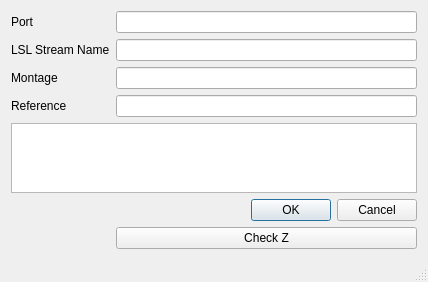
<?xml version="1.0" encoding="UTF-8"?>
<ui version="4.0">
 <class>MainWindow</class>
 <widget class="QMainWindow" name="MainWindow">
  <property name="geometry">
   <rect>
    <x>0</x>
    <y>0</y>
    <width>428</width>
    <height>270</height>
   </rect>
  </property>
  <property name="windowTitle">
   <string>DSI2LSL</string>
  </property>
  <widget class="QWidget" name="centralWidget">
   <layout class="QGridLayout" name="gridLayout">
    <item row="1" column="1">
     <widget class="QLabel" name="nameLabel">
      <property name="text">
       <string>LSL Stream Name</string>
      </property>
     </widget>
    </item>
    <item row="4" column="2">
     <widget class="QLineEdit" name="referenceLineEdit">
      <property name="toolTip">
       <string>&lt;html&gt;&lt;head/&gt;&lt;body&gt;&lt;p&gt;The name of sensor (or linear combination of sensors, without spaces) to be used as reference. Defaults to a &amp;quot;traditional&amp;quot; averaged-ears or averaged-mastoids reference if available, or the factory reference (typically Pz) if these sensors are not available.&lt;/p&gt;&lt;/body&gt;&lt;/html&gt;</string>
      </property>
     </widget>
    </item>
    <item row="0" column="2">
     <widget class="QLineEdit" name="portLineEdit">
      <property name="toolTip">
       <string>&lt;html&gt;&lt;head/&gt;&lt;body&gt;&lt;p&gt;Specifies the serial port address on which to connect (e.g. COM4 on Windows, /dev/cu.DSI24-023-BluetoothSeri on OSX, or /dev/rfcomm0 on Linux).&lt;/p&gt;&lt;/body&gt;&lt;/html&gt;</string>
      </property>
     </widget>
    </item>
    <item row="1" column="2">
     <widget class="QLineEdit" name="nameLineEdit">
      <property name="toolTip">
       <string>&lt;html&gt;&lt;head/&gt;&lt;body&gt;&lt;p&gt;Name of the LSL outlet that will be created to stream the samples received from the device.&lt;/p&gt;&lt;/body&gt;&lt;/html&gt;</string>
      </property>
     </widget>
    </item>
    <item row="2" column="1">
     <widget class="QLabel" name="montageLabel">
      <property name="text">
       <string>Montage</string>
      </property>
     </widget>
    </item>
    <item row="8" column="2">
     <widget class="QDialogButtonBox" name="buttonBox">
      <property name="toolTip">
       <string>&lt;html&gt;&lt;head/&gt;&lt;body&gt;&lt;p&gt;Start/Stop streaming.&lt;/p&gt;&lt;/body&gt;&lt;/html&gt;</string>
      </property>
      <property name="standardButtons">
       <set>QDialogButtonBox::Cancel|QDialogButtonBox::Ok</set>
      </property>
     </widget>
    </item>

    <item row="9" column="2">
     <widget class="QPushButton" name="buttonIMake">
      <property name="toolTip">
       <string>&lt;html&gt;&lt;head/&gt;&lt;body&gt;&lt;p&gt;Checks Impedance&lt;/p&gt;&lt;/body&gt;&lt;/html&gt;</string>
      </property>
      <property name="text">
       <string>Check Z</string>
      </property>
     </widget>
    </item>

    <item row="0" column="1">
     <widget class="QLabel" name="portLabel">
      <property name="text">
       <string>Port</string>
      </property>
     </widget>
    </item>
    <item row="2" column="2">
     <widget class="QLineEdit" name="montageLineEdit">
      <property name="toolTip">
       <string>&lt;html&gt;&lt;head/&gt;&lt;body&gt;&lt;p&gt;A list of channel specifications, comma-separated without spaces.&lt;/p&gt;&lt;/body&gt;&lt;/html&gt;</string>
      </property>
     </widget>
    </item>
    <item row="4" column="1">
     <widget class="QLabel" name="referenceLabel">
      <property name="text">
       <string>Reference</string>
      </property>
     </widget>
    </item>
    <item row="5" column="1" colspan="2">
     <widget class="QTextEdit" name="console">
      <property name="toolTip">
       <string>&lt;html&gt;&lt;head/&gt;&lt;body&gt;&lt;p&gt;Console output.&lt;/p&gt;&lt;/body&gt;&lt;/html&gt;</string>
      </property>
      <property name="lineWidth">
       <number>1</number>
      </property>
     </widget>
    </item>
   </layout>
  </widget>
  <widget class="QStatusBar" name="statusBar">
   <property name="layoutDirection">
    <enum>Qt::LeftToRight</enum>
   </property>
  </widget>
 </widget>
 <layoutdefault spacing="6" margin="11"/>
 <resources/>
 <connections/>
</ui>
